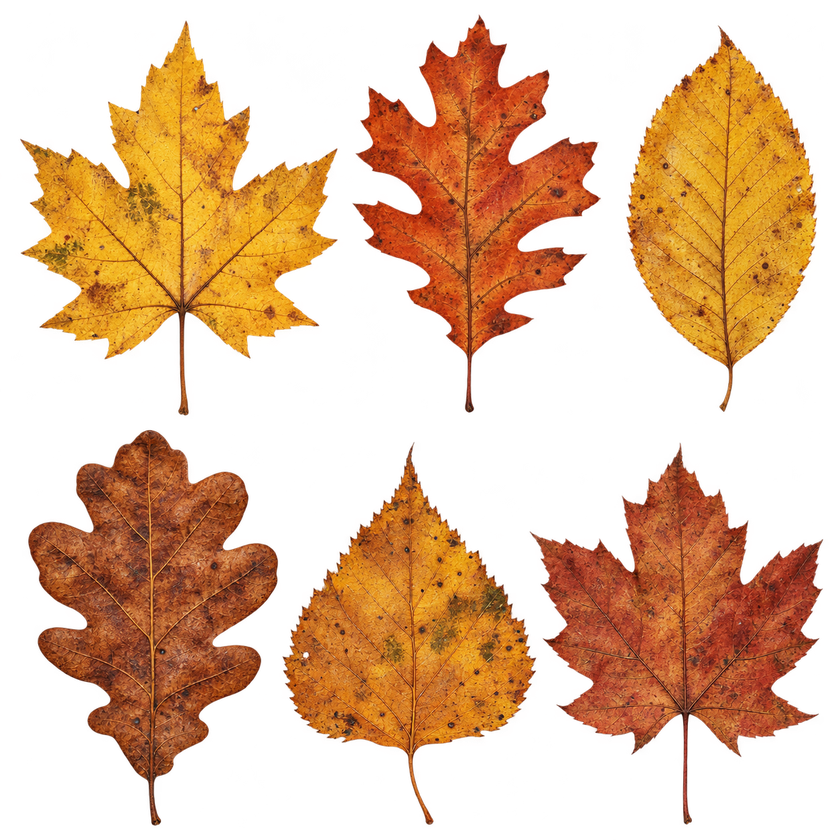
#> input picture assets/leaves/source/leaves.png, 840 x 840 px, shrunk from 1254 x 1254 before the run
$ python -i build-leaf-atlas.py   (imports and definitions only)
#> lines starting #> are read from the running program, lines starting #| are printed output that depends on the picture; after the words box and inside, x2 and y2 are one past the last pixel; in counts of white or black regions, pixels touching at a corner belong together
"""Готовит атлас листьев из исходного листа текстур.

    python3 tools/build-leaf-atlas.py <leaves.png> <out-dir> [preview-dir]

Что делает:
  1. Находит листья по фактическим границам (связные области непрозрачных пикселей),
     а не режет лист на равные прямоугольники. Мелкие отдельные крапинки отбрасывает.
  2. Убирает цветную кайму: слабопрозрачный ореол вокруг контура обнуляется, а цвет
     пикселей на краю заменяется цветом соседних внутренних пикселей листа.
  3. Протягивает цвет листа под прозрачную область, чтобы на мипмапах не было тёмного
     или красного ободка.
  4. Кладёт каждый лист в свою клетку с прозрачными полями, не обрезая края.

Результат: leaf-color.jpg (цвет, без альфы), leaf-alpha.png (маска), leaf-atlas.json.
Цвет и маска хранятся раздельно: так браузер не предумножает альфу и не теряет цвет края.
"""
import json
import sys
from collections import deque

import numpy as np
from PIL import Image

TILE = 512
COLS, ROWS = 4, 2
PAD = 0.07          # поля клетки (доля стороны)
CORE_ALPHA = 160    # «тело» листа
EDGE_LO, EDGE_HI = 40, 200  # новая альфа края: линейно между этими значениями
NAMES = ['клён жёлтый', 'дуб красный', 'бук охристый', 'дуб бурый', 'берёза янтарная', 'клён медный']


def shift(a, dy, dx, fill=0):
    out = np.full_like(a, fill)
    h, w = a.shape[:2]
    ys, yd = (slice(dy, h), slice(0, h - dy)) if dy >= 0 else (slice(0, h + dy), slice(-dy, h))
    xs, xd = (slice(dx, w), slice(0, w - dx)) if dx >= 0 else (slice(0, w + dx), slice(-dx, w))
    out[ys, xs] = a[yd, xd]
    return out


def dilate(m, r):
    out = m.copy()
    for _ in range(r):
        acc = out.copy()
        for dy, dx in ((1, 0), (-1, 0), (0, 1), (0, -1), (1, 1), (1, -1), (-1, 1), (-1, -1)):
            acc |= shift(out, dy, dx, False)
        out = acc
    return out


def label(mask):
    h, w = mask.shape
    lab = np.zeros((h, w), np.int32)
    areas = [0]
    cur = 0
    ys, xs = np.nonzero(mask)
    for y0, x0 in zip(ys, xs):
        if lab[y0, x0]:
            continue
        cur += 1
        lab[y0, x0] = cur
        q = deque([(y0, x0)])
        n = 0
        while q:
            y, x = q.popleft()
            n += 1
            for dy in (-1, 0, 1):
                for dx in (-1, 0, 1):
                    yy, xx = y + dy, x + dx
                    if 0 <= yy < h and 0 <= xx < w and mask[yy, xx] and not lab[yy, xx]:
                        lab[yy, xx] = cur
                        q.append((yy, xx))
        areas.append(n)
    return lab, areas


def bleed(rgb, known, iters):
    """Заполняет неизвестные пиксели средним цветом известных соседей (послойно наружу)."""
    rgb = rgb.astype(np.float32).copy()
    known = known.copy()
    for _ in range(iters):
        acc = np.zeros_like(rgb)
        cnt = np.zeros(known.shape, np.float32)
        for dy, dx in ((1, 0), (-1, 0), (0, 1), (0, -1), (1, 1), (1, -1), (-1, 1), (-1, -1)):
            k = shift(known, dy, dx, False)
            acc += shift(rgb, dy, dx, 0) * k[..., None]
            cnt += k
        grow = (~known) & (cnt > 0)
        if not grow.any():
            break
        rgb[grow] = acc[grow] / cnt[grow][:, None]
        known = known | grow
    return rgb, known


def main(src, out_dir, preview_dir=None):
#> called with src = '../assets/leaves/source/leaves.png', out_dir = 'out.png'
    im = np.array(Image.open(src).convert('RGBA')).astype(np.int32)
    a = im[..., 3]
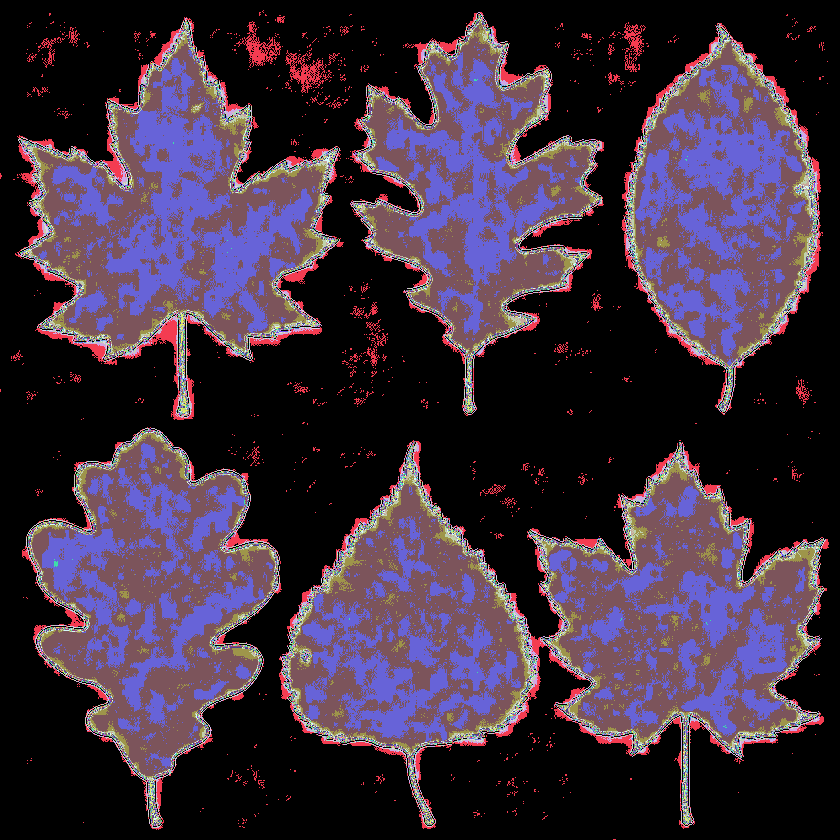
#> a: shape (840, 840) int32; 256 distinct labels, from 0 to 255; one colour per label, 0 black
    core = a >= CORE_ALPHA
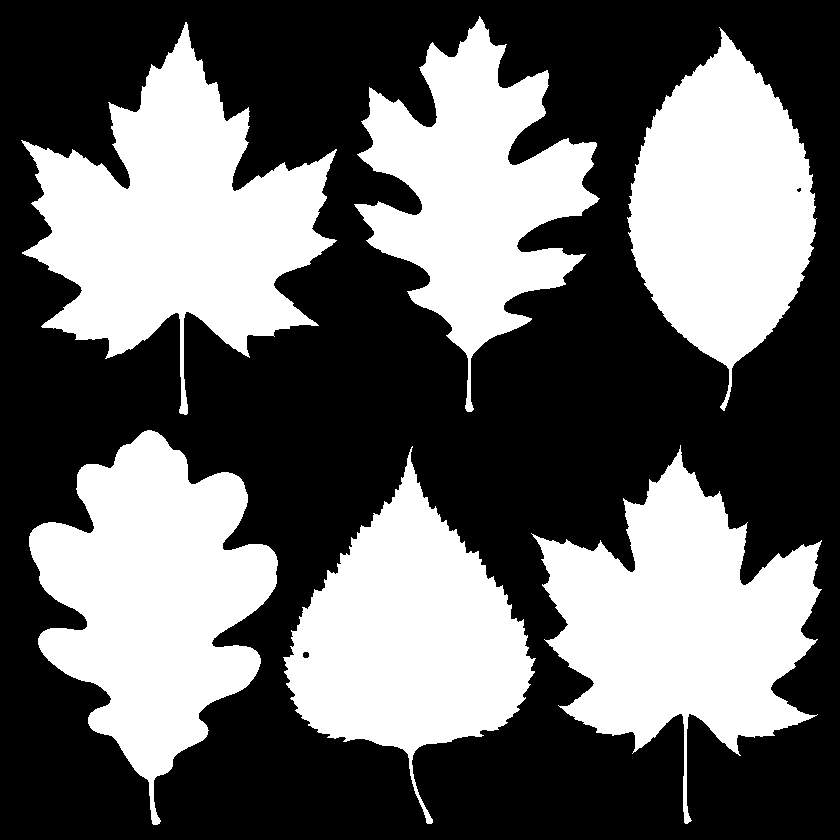
#> core: shape (840, 840) bool; 40.7% white; 6 white regions, box (x1, y1, x2, y2) and area: (21, 22, 337, 415) 55727, (29, 430, 278, 825) 51714, (531, 445, 822, 824) 50510, (283, 446, 536, 824) 44403, (627, 27, 817, 411) 42497, (354, 16, 600, 412) 42286
    lab, areas = label(core)
#> the loop in label, `for y0, x0 in zip(ys, xs):` made 287137 passes
#> (y0, x0) on passes 2 to 4: (17, 479), (17, 480), (18, 479)
#> after the loop in label, `for y0, x0 in zip(ys, xs):`:
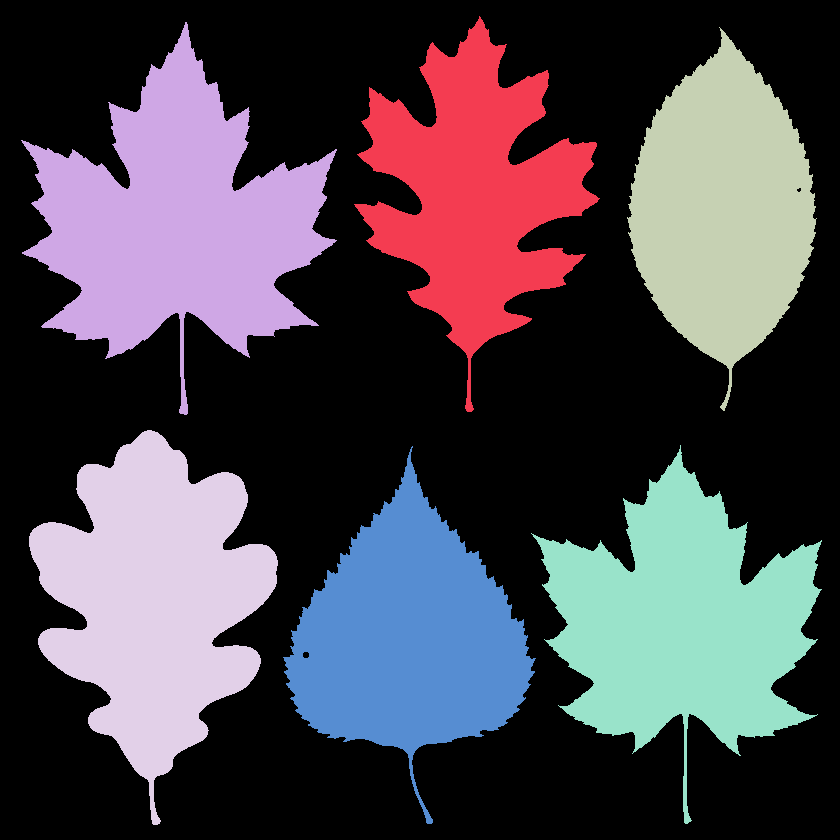
#> lab: shape (840, 840) int32; 7 distinct labels, from 0 to 6; one colour per label, 0 black
#> after the loop in label, `for y0, x0 in zip(ys, xs):`: areas = [0, 42286, 55727, 42497, 51714, 50510, 44403]; cur = 6
#> areas = [0, 42286, 55727, 42497, 51714, 50510, 44403]
    order = sorted(range(1, len(areas)), key=lambda k: -areas[k])
#> order = [2, 4, 5, 6, 3, 1]
    leaves = order[:6]
#> leaves = [2, 4, 5, 6, 3, 1]
    dropped = sum(1 for k in order[6:])
#> dropped = 0
    print(f'листьев: {len(leaves)}, отброшено мелких областей: {dropped}, '
          f'площади: {[areas[k] for k in leaves]}')
#| листьев: 6, отброшено мелких областей: 0, площади: [55727, 51714, 50510, 44403, 42497, 42286]
    # порядок как в исходнике: сверху вниз, слева направо
    centers = []
    for k in leaves:
        ys, xs = np.nonzero(lab == k)
        centers.append((k, ys.mean(), xs.mean()))
#> this loop made 6 passes
#> k on passes 1 to 6: 2, 4, 5, 6, 3, 1
#> after the loop, centers = [(2, 221.3, 176.7), (4, 598, 153.4), (5, 621.3, 680.7), (6, 637.3, 408.2), (3, 208.2, 722.2), (1, 191.2, 473.8)]
    centers.sort(key=lambda c: (int(c[1] // (im.shape[0] / 2)), c[2]))

    color = np.zeros((TILE * ROWS, TILE * COLS, 3), np.uint8)
    alpha = np.zeros((TILE * ROWS, TILE * COLS), np.uint8)
    meta = []
    for idx, (k, _, _) in enumerate(centers):
        body = lab == k
        region = dilate(body, 3) & (a >= EDGE_LO)
        new_a = np.clip((a - EDGE_LO) / (EDGE_HI - EDGE_LO), 0, 1) * region
        ys, xs = np.nonzero(region)
        y0, y1, x0, x1 = ys.min(), ys.max() + 1, xs.min(), xs.max() + 1
        side = max(y1 - y0, x1 - x0)
        pad = int(side * PAD) + 4
        size = side + 2 * pad
        cy, cx = (y0 + y1) // 2, (x0 + x1) // 2
        sy0, sx0 = cy - size // 2, cx - size // 2

        tile_rgb = np.zeros((size, size, 3), np.float32)
        tile_a = np.zeros((size, size), np.float32)
        tile_known = np.zeros((size, size), bool)
        # копируем только этот лист (соседи и крапинки не попадают в клетку)
        for yy in range(size):
            sy = sy0 + yy
            if not (0 <= sy < im.shape[0]):
                continue
            lo, hi = max(0, sx0), min(im.shape[1], sx0 + size)
            row = slice(lo - sx0, hi - sx0)
            tile_rgb[yy, row] = im[sy, lo:hi, :3]
            tile_a[yy, row] = new_a[sy, lo:hi]
            # «надёжный» цвет — только почти непрозрачные пиксели этого листа
            tile_known[yy, row] = body[sy, lo:hi] & (a[sy, lo:hi] >= 235)
        # цвет края и всего прозрачного поля — из внутренних пикселей листа
        filled, known = bleed(tile_rgb, tile_known, 12)
        mean = tile_rgb[tile_known].mean(0)
        filled, known = bleed(filled, known, 24)  # дальше — средний цвет листа
        filled[~known] = mean
        # плавно: внутри листа исходный цвет, у края — протянутый
        w = np.clip((tile_a - 0.85) / 0.15, 0, 1)[..., None] * tile_known[..., None]
        final = tile_rgb * w + filled * (1 - w)

        rgb_img = Image.fromarray(np.clip(final, 0, 255).astype(np.uint8)).resize((TILE, TILE), Image.LANCZOS)
        a_img = Image.fromarray((tile_a * 255).astype(np.uint8)).resize((TILE, TILE), Image.LANCZOS)
        col, rowi = idx % 3, idx // 3
        color[rowi * TILE:(rowi + 1) * TILE, col * TILE:(col + 1) * TILE] = np.array(rgb_img)
        alpha[rowi * TILE:(rowi + 1) * TILE, col * TILE:(col + 1) * TILE] = np.array(a_img)
        scale = TILE / size
        meta.append({
            'name': NAMES[idx], 'col': col, 'row': rowi,
            # размеры листа внутри клетки (доли стороны) — для радиуса выбора и масштаба
            'w': round((x1 - x0) * scale / TILE, 4), 'h': round((y1 - y0) * scale / TILE, 4),
            'area': round(float((tile_a > 0.5).sum()) * scale * scale / TILE / TILE, 4),
        })
        print(f'  {NAMES[idx]}: {x1 - x0}×{y1 - y0} px, клетка {col},{rowi}')
#> this loop made 6 passes
#> (k, w, y0, y1, x0, x1, side) on pass 1: (2, 457, 21, 416, 20, 338, 395)
#|   клён жёлтый: 318×395 px, клетка 0,0
#|   дуб красный: 249×398 px, клетка 1,0
#|   бук охристый: 191×387 px, клетка 2,0
#|   дуб бурый: 250×396 px, клетка 0,1
#|   берёза янтарная: 254×382 px, клетка 1,1
#|   клён медный: 293×382 px, клетка 2,1
#> body: shape (840, 840) bool; 7.2% white; 1 white region, box (x1, y1, x2, y2) and area: (531, 445, 822, 824) 50510
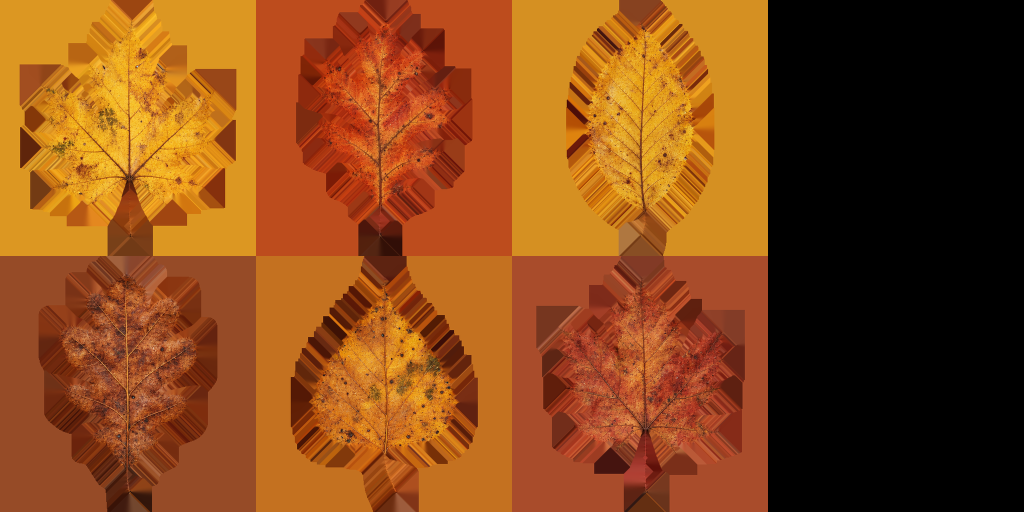
#> color: shape (1024, 2048, 3) (shown at 1/2 size); mean R, G, B 134.1, 71.9, 23.6
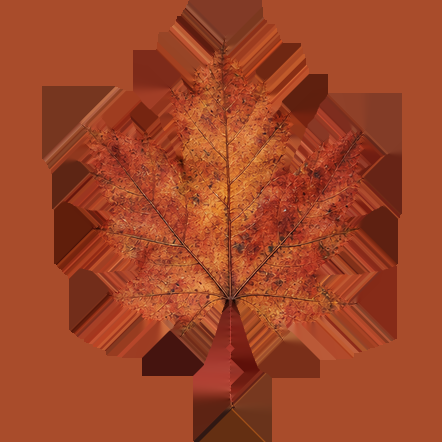
#> filled: shape (442, 442, 3) float32; mean R, G, B 159.1, 69.5, 39.2
#> region: shape (840, 840) bool; 7.3% white; 1 white region, box (x1, y1, x2, y2) and area: (530, 443, 823, 825) 51642
#> tile_known: shape (442, 442) bool; 25.4% white; 1 white region, box (x1, y1, x2, y2) and area: (78, 35, 366, 411) 49681
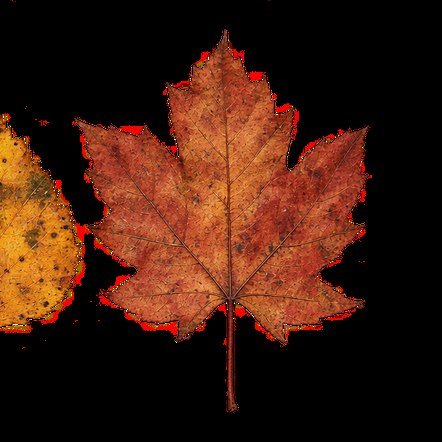
#> tile_rgb: shape (442, 442, 3) float32; mean R, G, B 62.3, 27.7, 13.2

    # пустые клетки: средний цвет, нулевая альфа
    color[:, 3 * TILE:] = color[:, :3 * TILE].reshape(-1, 3).mean(0).astype(np.uint8)
    Image.fromarray(color).save(f'{out_dir}/leaf-color.jpg', quality=92, subsampling=0)
    Image.fromarray(alpha).save(f'{out_dir}/leaf-alpha.png', optimize=True)
    with open(f'{out_dir}/leaf-atlas.json', 'w') as fh:
        json.dump({'cols': COLS, 'rows': ROWS, 'tile': TILE, 'leaves': meta}, fh, ensure_ascii=False, indent=1)

    # контроль каймы: проверяем цвет на краю (альфа 0.1–0.9) против цвета внутри
    edge = (alpha > 25) & (alpha < 230)
#> edge: shape (1024, 2048) bool; 0.55% white in thin lines or dots, all inside (x1, y1, x2, y2) = (77, 34, 1451, 990)
    inner = alpha >= 250
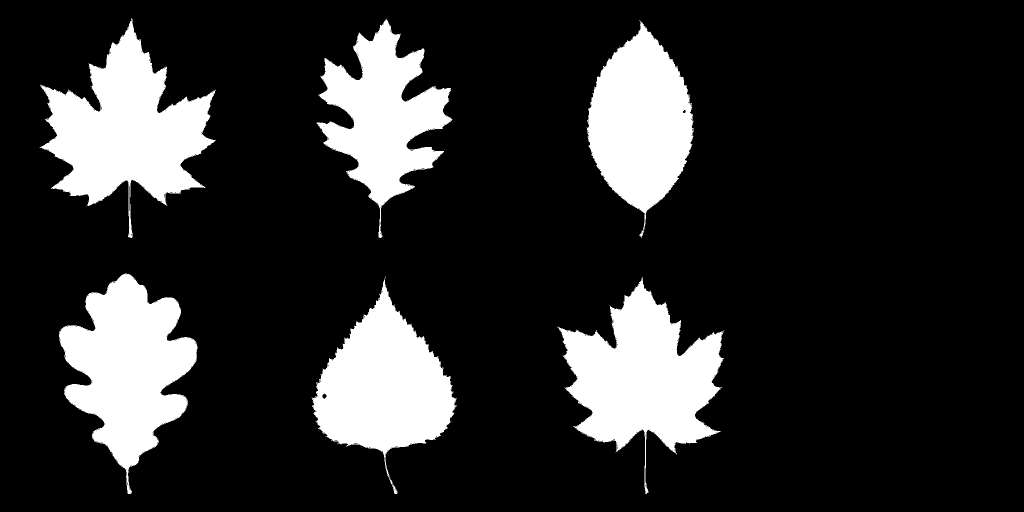
#> inner: shape (1024, 2048) bool (shown at 1/2 size); 17.3% white; 9 white regions (3 under 20 px), largest, box (x1, y1, x2, y2) and area: (79, 36, 432, 476) 68498, (1114, 554, 1449, 988) 66351, (118, 547, 395, 988) 63575, (623, 554, 914, 988) 58546, (1173, 40, 1388, 475) 54456, (633, 37, 905, 476) 51098
    ce = color[edge].astype(float).mean(0)
    ci = color[inner].astype(float).mean(0)
    print(f'средний цвет края {ce.round()}, внутри {ci.round()}')
#| средний цвет края [168.  80.  25.], внутри [190. 107.  36.]

    if preview_dir:
        af = alpha[..., None].astype(float) / 255
        for name, bg in (('grey', 128), ('white', 245), ('black', 10), ('green', (90, 110, 60))):
            comp = color * af + np.array(bg, float) * (1 - af)
            Image.fromarray(comp.astype(np.uint8)).save(f'{preview_dir}/atlas-on-{name}.png')
        # исходник на тех же фонах — для сравнения
        oa = im[..., 3:4] / 255
        Image.fromarray((im[..., :3] * oa + 245 * (1 - oa)).astype(np.uint8)).save(f'{preview_dir}/source-on-white.png')


# [2 lines not run here, left out]

>>> result = main('../assets/leaves/source/leaves.png', 'out.png')
